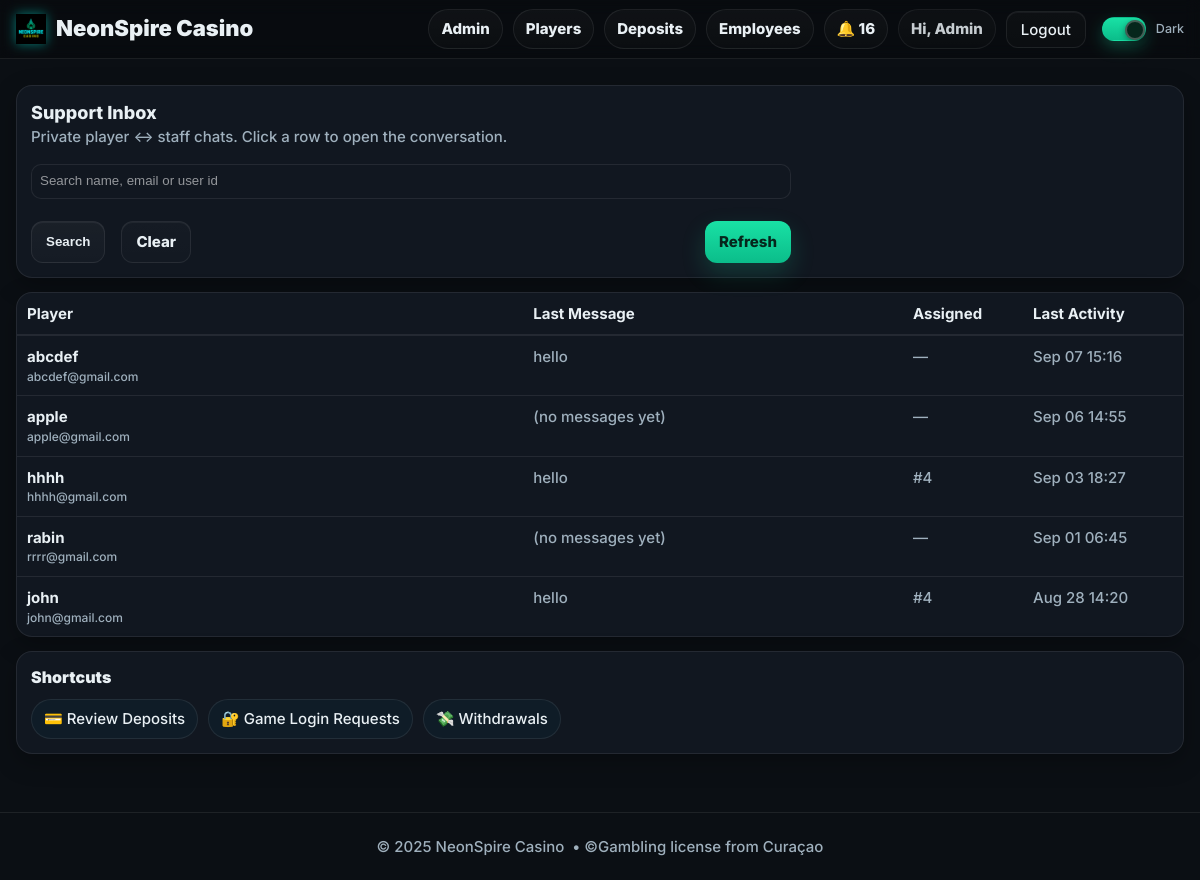
/chat/inbox (signed in), run on the app's committed database.
### models.py (models this page shows, shortened)
class User(db.Model, UserMixin):
    __tablename__ = "users"
    id = db.Column(db.Integer, primary_key=True)
    name = db.Column(db.String(120), nullable=False)
    email = db.Column(db.String(255), unique=True, nullable=False, index=True)
    mobile = db.Column(db.String(24), nullable=True, index=True)  # E.164
    password_hash = db.Column(db.String(255), nullable=False)
    role = db.Column(db.String(20), nullable=False, default="PLAYER")  # PLAYER | EMPLOYEE | ADMIN
    email_verified = db.Column(db.Boolean, default=False, index=True)
    email_verified_at = db.Column(db.DateTime, nullable=True)
    promo_seen = db.Column(db.Boolean, default=False, index=True)
    created_at = db.Column(db.DateTime, default=datetime.utcnow)

class DMMessage(db.Model):
    __tablename__ = "dm_messages"
    id = db.Column(db.Integer, primary_key=True)
    thread_id = db.Column(db.Integer, db.ForeignKey("dm_threads.id"), nullable=False, index=True)
    sender_id = db.Column(db.Integer, db.ForeignKey("users.id"), nullable=False, index=True)
    sender_role = db.Column(db.String(20))  # PLAYER | EMPLOYEE | ADMIN
    body = db.Column(db.Text, nullable=False)
    created_at = db.Column(db.DateTime, default=datetime.utcnow, index=True)

class DMThread(db.Model):
    __tablename__ = "dm_threads"
    id = db.Column(db.Integer, primary_key=True)
    player_id = db.Column(db.Integer, db.ForeignKey("users.id"), nullable=False, index=True)
    employee_id = db.Column(db.Integer, db.ForeignKey("users.id"), nullable=True, index=True)
    status = db.Column(db.String(16), default="OPEN", index=True)  # OPEN | CLOSED
    created_at = db.Column(db.DateTime, default=datetime.utcnow)
    updated_at = db.Column(db.DateTime, default=datetime.utcnow, onupdate=datetime.utcnow)
    last_msg_at = db.Column(db.DateTime, default=datetime.utcnow, index=True)

### chat_bp.py (the view, shortened to what this page needs)
@chat_bp.get("/inbox")
@login_required
def inbox():
    if not _is_staff():
        abort(403)
    term = (request.args.get("q") or "").strip()
    q = DMThread.query.filter_by(status="OPEN")
    threads = (q.order_by(desc(DMThread.last_msg_at), desc(DMThread.id))
                 .limit(300)
                 .all())
    threads_view = []
    for t in threads:
        player = db.session.get(User, t.player_id)
        last = (DMMessage.query
                .filter_by(thread_id=t.id)
                .order_by(DMMessage.id.desc())
                .first())
        threads_view.append({
            "thread_id": t.id,
            "status": t.status,
            "player_id": t.player_id,
            "player_name": (player.name if player and player.name else f"Player #{t.player_id}"),
            "player_email": (player.email if player else ""),
            "assigned_staff_id": t.employee_id,
            "last_msg_at": (t.last_msg_at or t.created_at),
            "last_msg_snippet": (last.body[:80] + ("…" if last and len(last.body) > 80 else "")) if last else "(no messages yet)",
        })
    return render_template("employee_chat.html", threads_view=threads_view, q=term)

### chat_bp.py (called while the page is built)
def _is_staff() -> bool:
    return current_user.is_authenticated and current_user.role in ("EMPLOYEE", "ADMIN")

### templates/employee_chat.html
{% extends "base.html" %}
{% block content %}
<div class="shell" style="margin-top:14px">
  <div class="panel">
    <div class="h3">Support Inbox</div>
    <div class="muted">Private player ↔ staff chats. Click a row to open the conversation.</div>
    <form method="get" action="{{ url_for('chat_bp.inbox') }}" style="margin-top:10px;display:flex;gap:8px;flex-wrap:wrap">
      <input class="input" type="text" name="q" value="{{ q or '' }}" placeholder="Search name, email or user id"
             style="min-width:260px;border:1px solid var(--stroke);border-radius:10px;padding:8px;background:var(--panel);color:var(--text)">
      <button class="btn">Search</button>
      <a class="btn btn-ghost" href="{{ url_for('chat_bp.inbox') }}">Clear</a>
      <a class="btn btn-primary" href="{{ url_for('chat_bp.inbox') }}" style="margin-left:auto">Refresh</a>
    </form>
  </div>
  <div class="panel" style="padding:0">
    <div style="display:grid;grid-template-columns: 1.6fr 1.2fr 120px 140px;gap:0;border-bottom:1px solid var(--stroke);padding:10px;font-weight:700">
      <div>Player</div>
      <div>Last Message</div>
      <div>Assigned</div>
      <div>Last Activity</div>
    </div>
    {% for row in threads_view %}
      <a href="{{ url_for('chat_bp.room', thread_id=row.thread_id) }}"
         style="display:grid;grid-template-columns: 1.6fr 1.2fr 120px 140px;gap:0;padding:10px;border-top:1px solid var(--stroke);text-decoration:none;color:inherit">
        <div>
          <div style="font-weight:700">{{ row.player_name }}</div>
          <div class="muted" style="font-size:12px">{{ row.player_email }}</div>
        </div>
        <div class="muted" title="{{ row.last_msg_snippet }}">{{ row.last_msg_snippet }}</div>
        <div class="muted">{% if row.assigned_staff_id %}#{{ row.assigned_staff_id }}{% else %}—{% endif %}</div>
        <div class="muted">
          {% if row.last_msg_at %}{{ row.last_msg_at.strftime('%b %d %H:%M') }}{% else %}—{% endif %}
        </div>
      </a>
    {% else %}
      <div style="padding:12px" class="muted">No open threads.</div>
    {% endfor %}
  </div>
  <div class="panel">
    <div class="section-head">
      <div class="section-title">Shortcuts</div>
    </div>
    <div class="chip-row">
      <a class="chip" href="{{ url_for('employeebp.deposits_list') }}">💳 Review Deposits</a>
      <a class="chip" href="{{ url_for('employeebp.requests_list') }}">🔐 Game Login Requests</a>
      <a class="chip" href="{{ url_for('employeebp.withdrawals_list') }}">💸 Withdrawals</a>
    </div>
  </div>
</div>
{% endblock %}

### templates/base.html (shortened to what this page needs)
<!DOCTYPE html>
<html lang="en" data-theme="dark">
<head>
  <link rel="stylesheet" href="{{ url_for('static', filename='css/styles.css') }}?v=dm2">
</head>
<body>
  <header class="nav" style="position:sticky;top:0;z-index:50;background:rgba(0,0,0,.25);backdrop-filter:blur(8px);border-bottom:1px solid var(--stroke)">
    <div class="shell nav-inner" style="display:flex;align-items:center;justify-content:space-between;height:58px">
      <a href="{{ url_for('short_bp.lob_short') }}" class="brand" aria-label="NeonSpire Casino">
        <img class="brand-logo" src="{{ url_for('static', filename='img/logo.png') }}" alt="NeonSpire Casino">
        <span class="brand-text">NeonSpire Casino</span>
      </a>
      <nav class="nav-links" style="display:flex;align-items:center;gap:10px">
        {% if current_user.is_authenticated %}
          {% if current_user.role == 'ADMIN' %}
            <a class="pill" href="{{ url_for('adminbp.admin_home') }}">Admin</a>
            <a class="pill" href="{{ url_for('adminbp.admin_players') }}">Players</a>
            <a class="pill" href="{{ url_for('adminbp.deposits_audit') }}">Deposits</a>
            <a class="pill" href="{{ url_for('adminbp.admin_users') }}">Employees</a>
          {% elif current_user.role == 'EMPLOYEE' %}
            <a class="pill" href="{{ url_for('employeebp.employee_home') }}">Employee</a>
          {% else %}
            <a class="pill" href="{{ url_for('short_bp.mylogin_clean') }}">My Logins</a>
          {% endif %}
          <a class="pill" href="{{ url_for('notifybp.list_notifications') }}">🔔 {{ unread_count or 0 }}</a>
          <span class="pill" style="pointer-events:none;opacity:.85">
            Hi, {{ current_user.name.split(' ')[0] if current_user.name else 'Player' }}
          </span>
          <a class="btn btn-ghost" href="{{ url_for('auth.logout') }}">Logout</a>
        {% else %}
          <a class="pill" href="{{ url_for('auth.login_get') }}">Login</a>
          <a class="btn btn-primary" href="{{ url_for('short_bp.reg_short') }}">Register</a>
        {% endif %}
        <label class="toggle" style="margin-left:6px">
          <span class="track"><span class="knob"></span></span>
          <span class="label">Dark</span>
        </label>
      </nav>
    </div>
  </header>
  <div class="hero-slot">
  </div>
  <main style="padding-bottom:20px">
    {% block content %}{% endblock %}
  </main>
  <footer class="shell footer"
          style="height:68px;border-top:1px solid var(--stroke);margin-top:24px;
                 display:flex;align-items:center;justify-content:center;">
    © {{ 2025 }} NeonSpire Casino &nbsp;•&nbsp;
    <span class="muted">©Gambling license from Curaçao </span>
  </footer>
</body>
</html>

### templates/base.html (style rules this page uses)
.brand { display:flex; gap:10px; align-items:center; text-decoration:none; color:inherit; font-weight:900; font-size:22px }
.brand-logo { height:30px; width:auto; display:block; filter: drop-shadow(0 0 6px rgba(0,255,233,.45)); }
.hero-slot { position:relative; z-index:2; padding-top:12px; }
header.nav { overflow:visible; }

### data on the page
User: name "Admin"
User: player_name "abcdef", player_email "abcdef@gmail.com"
DMMessage: last_msg_snippet "hello"
DMThread: last_msg_at "Sep 07 15:16"
User: player_name "apple", player_email "apple@gmail.com"
DMThread: last_msg_at "Sep 06 14:55"
User: player_name "hhhh", player_email "hhhh@gmail.com"
DMMessage: last_msg_snippet "hello"
DMThread: last_msg_at "Sep 03 18:27"
User: player_name "rabin", player_email "rrrr@gmail.com"
DMThread: last_msg_at "Sep 01 06:45"
User: player_name "john", player_email "john@gmail.com"
DMMessage: last_msg_snippet "hello"
DMThread: last_msg_at "Aug 28 14:20"

### other printed values
{{ unread_count or 0 }} "16"
{{ row.last_msg_snippet }} "(no messages yet)" "(no messages yet)"
{{ row.assigned_staff_id }} "4" "4"
{{ 2025 }} "2025"
